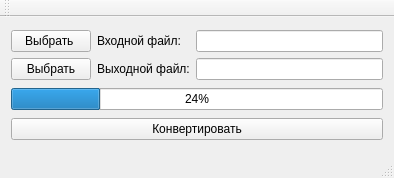
<?xml version="1.0" encoding="UTF-8"?>
<ui version="4.0">
 <class>MainWindow</class>
 <widget class="QMainWindow" name="MainWindow">
  <property name="geometry">
   <rect>
    <x>0</x>
    <y>0</y>
    <width>394</width>
    <height>178</height>
   </rect>
  </property>
  <property name="windowTitle">
   <string>MainWindow</string>
  </property>
  <widget class="QWidget" name="centralWidget">
   <layout class="QVBoxLayout" name="verticalLayout">
    <item>
     <layout class="QGridLayout" name="gridLayout">
      <item row="0" column="1">
       <widget class="QLabel" name="label">
        <property name="text">
         <string>Входной файл:</string>
        </property>
       </widget>
      </item>
      <item row="0" column="0">
       <widget class="QPushButton" name="pushButton">
        <property name="text">
         <string>Выбрать </string>
        </property>
       </widget>
      </item>
      <item row="0" column="2">
       <widget class="QLineEdit" name="inputFileLine"/>
      </item>
      <item row="1" column="0">
       <widget class="QPushButton" name="pushButton_2">
        <property name="text">
         <string>Выбрать</string>
        </property>
       </widget>
      </item>
      <item row="1" column="1">
       <widget class="QLabel" name="label_2">
        <property name="text">
         <string>Выходной файл:</string>
        </property>
       </widget>
      </item>
      <item row="1" column="2">
       <widget class="QLineEdit" name="outputFileLine"/>
      </item>
     </layout>
    </item>
    <item>
     <widget class="QProgressBar" name="progressBar">
      <property name="value">
       <number>24</number>
      </property>
     </widget>
    </item>
    <item>
     <widget class="QPushButton" name="pushButton_3">
      <property name="text">
       <string>Конвертировать</string>
      </property>
     </widget>
    </item>
   </layout>
  </widget>
  <widget class="QMenuBar" name="menuBar">
   <property name="geometry">
    <rect>
     <x>0</x>
     <y>0</y>
     <width>394</width>
     <height>18</height>
    </rect>
   </property>
  </widget>
  <widget class="QToolBar" name="mainToolBar">
   <attribute name="toolBarArea">
    <enum>TopToolBarArea</enum>
   </attribute>
   <attribute name="toolBarBreak">
    <bool>false</bool>
   </attribute>
  </widget>
  <widget class="QStatusBar" name="statusBar"/>
 </widget>
 <layoutdefault spacing="6" margin="11"/>
 <resources/>
 <connections/>
</ui>
